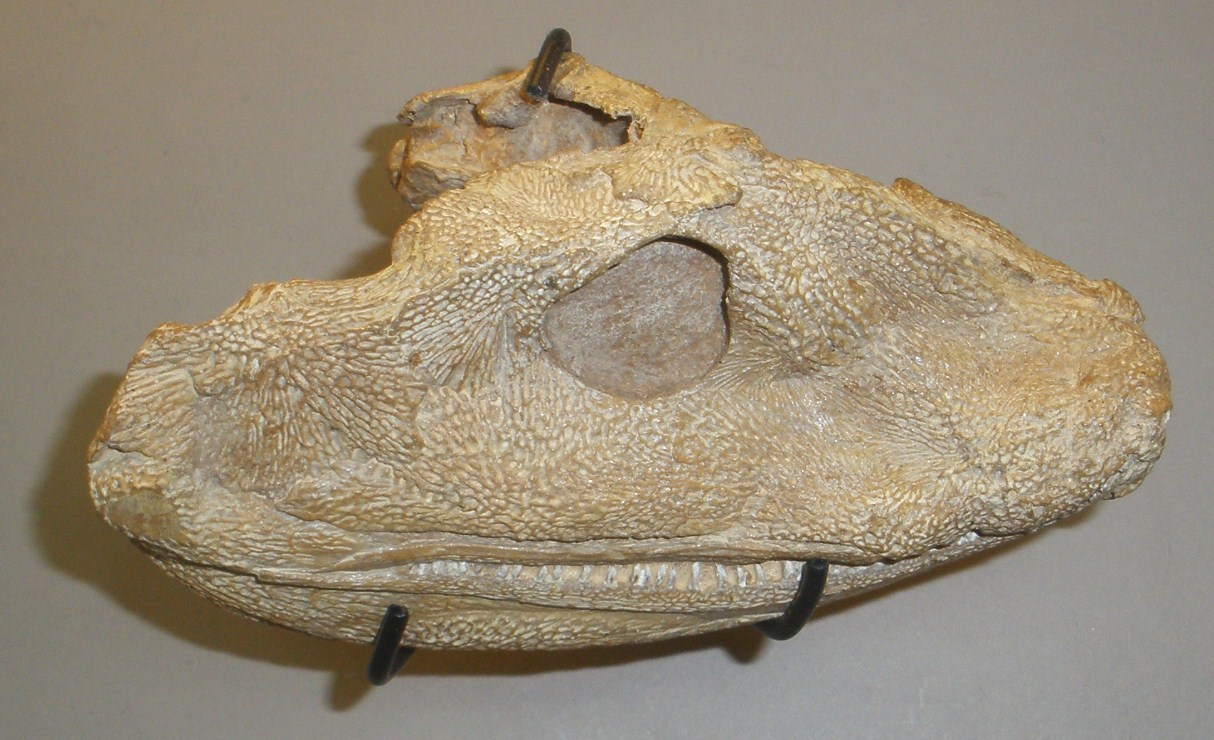
#> input picture datasets/acanthostega_gunnari_turing_wavelength_s0/acanthostega_gunnari_brussels_head_specimen.jpg, 1214 x 740 px
$ python 2026-delphi10000-acanthostega-gunnari-turing-wavelength-s0.py
#> lines starting #> are read from the running program, lines starting #| are printed output that depends on the picture; after the words box and inside, x2 and y2 are one past the last pixel; in counts of white or black regions, pixels touching at a corner belong together
#!/usr/bin/env python3
"""
Acanthostega gunnari — Turing wavenumber k_c at 105 µm, Famennian 365 Ma.

Loop 3102. Scale 105 µm = 0.0001049 m (log10 = -3.979), tier 5_primordium_100um.
Age 365 Ma. Lineage: Tetrapod Fin-to-Limb Fossil Transition.

Governing system (Schnakenberg 1979; Turing 1952 dispersion; Murray 1981 wavelength):

    du/dt = a - u + u^2 v + Du ∇²u
    dv/dt = b - u^2 v + Dv ∇²v

Steady state u0 = a + b, v0 = b / u0^2. Jacobian entries fu, fv, gu, gv.
Critical wavenumber (the fastest linear mode):

    k_c^2 = (Dv fu + Du gv) / (2 Du Dv)
    lambda_c = 2 pi / k_c

Slot parameters, not copied from a sibling chronospecies: a = 0.05, b = 1,
r = Dv/Du = 10, Du calibrated so lambda_c = 104.9 µm exactly. r = 10 is the
ocellus regime whose saturated FFT wavelength stays within a few percent of
k_c (r = 16 is farther above onset and shifts the nonlinear spacing). Periodic
boundary conditions on a 1.678 mm dermal patch (16 wavelengths). The patch
stands in for ornament primordium spacing on the skull roof, not for the
centimetre skull itself.

Chronoseries at this same Du (see README):
    Tiktaalik roseae, 375 Ma: fin-ray anisotropy alpha = 3.4. Cross-ray
    r_eff = r/alpha is below the Turing threshold (pattern off). Along-ray
    r_eff = r*alpha is supercritical at a shorter wavelength.
    Acanthostega gunnari, 365 Ma: isotropic ocelli, r = 10, lambda = 104.9 µm, 8 digits.
    Ichthyostega stensioei, 363 Ma: Dv scaled by 0.92, 7 digits, lambda lengthens slightly.

Does not claim a measured fossil melanosome spacing of 105 µm.

MARK:jacobian
MARK:critical_wavenumber
MARK:simulate
MARK:dispersion
MARK:sweep
MARK:ablation
MARK:specimen_cv
MARK:render
MARK:measure
MARK:selftest
"""

from __future__ import annotations

import argparse
import hashlib
import json
from pathlib import Path

import matplotlib

matplotlib.use("Agg")
import matplotlib.pyplot as plt
import numpy as np
from PIL import Image
from scipy import ndimage as ndi

ROOT = Path(__file__).resolve().parents[1]
DATASET = ROOT / "datasets" / "acanthostega_gunnari_turing_wavelength_s0"
SPECIMEN = DATASET / "acanthostega_gunnari_brussels_head_specimen.jpg"
METRICS_PATH = DATASET / "metrics.json"
PNG_PATH = ROOT / "docs" / "media" / "acanthostega_gunnari_turing_wavelength_s0_comparison.png"
GIF_PATH = ROOT / "docs" / "media" / "acanthostega_gunnari_turing_wavelength_s0_growth.gif"

# Campaign scale and horizon. 105 µm is stored as 104.9 µm = 1.049e-4 m.
LAMBDA_UM = 104.9
LAMBDA_M = 1.049e-4
AGE_MA = 365.0
SEED = 3102

# Schnakenberg kinetics unique to this slot.
A_PARAM = 0.05
B_PARAM = 1.0
R_ACAN = 10.0  # Dv/Du, isotropic ocellus regime near enough to onset that saturated λ ≈ k_c

# Chronoseries controls (reconstructed; see claim boundary in the reference JSON).
TIK_AGE_MA = 375.0
TIK_ALPHA = 3.4  # D_parallel / D_perp along lepidotrichia
TIK_DIGITS = 0
ICH_AGE_MA = 363.0
ICH_DV_FACTOR = 0.92
ICH_DIGITS = 7
ACAN_DIGITS = 8
DIGIT_CORRIDOR_UM = 4200.0  # reconstructed width of one digit ray
FIN_WEB_UM = 18000.0  # reconstructed Tiktaalik distal fin-web width

N_GRID = 128
PX_PER_WAVE = 8
GIF_SIZE = (640, 480)
N_GIF_FRAMES = 12


def kinetics(a: float = A_PARAM, b: float = B_PARAM) -> dict[str, float]:
    """MARK:jacobian. Schnakenberg steady state and Jacobian."""
    u0 = a + b
    v0 = b / (u0 * u0)
    fu = -1.0 + 2.0 * b / u0
    fv = u0 * u0
    gu = -2.0 * b / u0
    gv = -(u0 * u0)
    return {"a": a, "b": b, "u0": u0, "v0": v0, "fu": fu, "fv": fv, "gu": gu, "gv": gv}


def critical_k2(du: float, dv: float, fu: float, gv: float) -> float:
    """MARK:critical_wavenumber. k_c^2 = (Dv fu + Du gv) / (2 Du Dv). Negative means no real k_c."""
    return (dv * fu + du * gv) / (2.0 * du * dv)


def lambda_from_k2(k2: float) -> float:
    if k2 <= 0.0:
        return float("nan")
    return float(2.0 * np.pi / np.sqrt(k2))


def calibrate_du(r: float, fu: float, gv: float, lambda_um: float = LAMBDA_UM) -> float:
    """Du such that the isotropic ratio r yields exactly lambda_um. Dv = r Du."""
    kc2 = (2.0 * np.pi / lambda_um) ** 2
    numer = r * fu + gv
    if numer <= 0.0:
        raise ValueError(f"ratio r={r} is below the Turing threshold (numerator {numer})")
    return float(numer / (2.0 * r * kc2))


def lambda_of_r(r: float, du: float, fu: float, gv: float) -> float:
    if r <= 0.0:
        return float("nan")
    return lambda_from_k2(critical_k2(du, r * du, fu, gv))


def sigma_analytic(k: float, du: float, dv: float, jac: dict[str, float]) -> float:
    """Larger eigenvalue of the Fourier-mode Jacobian. Real Turing growth rate."""
    m11 = jac["fu"] - du * k * k
    m22 = jac["gv"] - dv * k * k
    tr = m11 + m22
    det = m11 * m22 - jac["fv"] * jac["gu"]
    disc = tr * tr - 4.0 * det
    root = np.sqrt(disc) if disc > 0.0 else 0.0
    return float(0.5 * (tr + root))


def _laplace(field: np.ndarray, dx: float) -> np.ndarray:
    return (
        np.roll(field, 1, 0) + np.roll(field, -1, 0) + np.roll(field, 1, 1) + np.roll(field, -1, 1) - 4.0 * field
    ) / (dx * dx)


def simulate_2d(
    du: float,
    dv: float,
    jac: dict[str, float],
    n: int = N_GRID,
    dx: float | None = None,
    steps: int | None = None,
    seed: int = SEED,
    n_snapshots: int = N_GIF_FRAMES,
) -> dict:
    """MARK:simulate. Explicit Euler Schnakenberg on a periodic patch."""
#> called with du = 110.7, dv = 1107.3, n = 128, dx = 13.11, seed = 3102, n_snapshots = 12
    if dx is None:
        dx = LAMBDA_UM / PX_PER_WAVE
    dt = 0.45 * (dx * dx) / (4.0 * max(du, dv))
    k2 = critical_k2(du, dv, jac["fu"], jac["gv"])
    sig = sigma_analytic(float(np.sqrt(max(k2, 0.0))), du, dv, jac) if k2 > 0 else -1.0
    if steps is None:
        # Several e-foldings of the linear mode, capped so a saturated pattern is reached.
        efold = 1.0 / max(sig, 0.05)
        steps = int(np.clip(6.0 * efold / dt, 800, 4500))
    rng = np.random.default_rng(seed)
    u = jac["u0"] + 0.02 * rng.standard_normal((n, n))
    v = jac["v0"] + 0.02 * rng.standard_normal((n, n))
    # A few primordium seeds so the ocellus field does not wait on pure noise.
    yy, xx = np.mgrid[0:n, 0:n]
    for cy, cx in ((n // 3, n // 3), (2 * n // 3, n // 2), (n // 2, 3 * n // 4)):
        blob = np.exp(-((yy - cy) ** 2 + (xx - cx) ** 2) / (2.0 * 2.2**2))
        u = u + 0.15 * blob
        v = v - 0.08 * blob
    snap_at = set(int(round(i * (steps - 1) / (n_snapshots - 1))) for i in range(n_snapshots))
    snaps: list[np.ndarray] = []
    a, b = jac["a"], jac["b"]
    for s in range(steps):
        uv2 = u * u * v
        u = u + dt * (a - u + uv2 + du * _laplace(u, dx))
        v = v + dt * (b - uv2 + dv * _laplace(v, dx))
        if not np.isfinite(u).all():
            raise RuntimeError(f"Schnakenberg blew up at step {s}")
        if s in snap_at:
            snaps.append(u.copy())
    return {"u": u, "v": v, "snaps": snaps, "dx": dx, "dt": dt, "steps": steps, "sigma_kc": sig}


def dominant_wavelength_um(field: np.ndarray, dx: float) -> float:
    """Radial-FFT peak of a 2D field, returned in the same length unit as dx."""
    f = field - float(np.mean(field))
    power = np.abs(np.fft.fft2(f)) ** 2
    h, w = f.shape
    fy = np.fft.fftfreq(h, d=dx)
    fx = np.fft.fftfreq(w, d=dx)
    fxg, fyg = np.meshgrid(fx, fy)
    rad = np.hypot(fxg, fyg).ravel()
    pw = power.ravel()
    # cycles per length-unit; skip DC
    hi = float(np.percentile(rad, 92))
    bins = np.linspace(0.0, max(hi, 1e-6), 64)
    idx = np.clip(np.digitize(rad, bins) - 1, 0, len(bins) - 2)
    prof = np.bincount(idx, weights=pw, minlength=len(bins) - 1).astype(float)
    prof[0:2] = 0.0  # drop the DC lobe
    peak = int(np.argmax(prof))
    freq = 0.5 * (bins[peak] + bins[min(peak + 1, len(bins) - 1)])
    if freq <= 1e-8:
        return float("nan")
    return float(1.0 / freq)


def dispersion_fit(
    du: float,
    dv: float,
    jac: dict[str, float],
    dx: float,
    modes: range | None = None,
) -> dict[str, float | list]:
    """MARK:dispersion. 1D linear growth versus the analytic eigenvalue. Pearson, RMSE."""
#> called with du = 110.7, dv = 1107.3, dx = 13.11
    n = 160
    dt = 0.35 * (dx * dx) / (2.0 * max(du, dv))
    if modes is None:
        # Band around k_c. Modes 6 and 8 on this mesh leave the linear regime
        # (residuals ~0.11); modes 10–20 stay on the analytic eigenvalue.
        modes = range(10, 22, 2)
    ks, ana, num = [], [], []
    x_idx = np.arange(n)
    for mode in modes:
        k = 2.0 * np.pi * mode / (n * dx)
        sig = sigma_analytic(k, du, dv, jac)
        m11 = jac["fu"] - du * k * k
        # eigenvector component ev/eu for the unstable (or least stable) eigenvalue
        ratio = (-(m11 - sig) / jac["fv"]) if abs(jac["fv"]) > 1e-8 else 0.0
        phase = np.cos(2.0 * np.pi * mode * x_idx / n)
        eps = 1.0e-3
        t_end = float(np.clip(0.18 / max(abs(sig), 0.04), 0.08, 1.2))
        steps = max(8, int(t_end / dt))
        t_end = steps * dt
        u = jac["u0"] + eps * phase
        v = jac["v0"] + eps * ratio * phase
        a, b = jac["a"], jac["b"]
        for _ in range(steps):
            lap_u = (np.roll(u, 1) + np.roll(u, -1) - 2.0 * u) / (dx * dx)
            lap_v = (np.roll(v, 1) + np.roll(v, -1) - 2.0 * v) / (dx * dx)
            uv2 = u * u * v
            u = u + dt * (a - u + uv2 + du * lap_u)
            v = v + dt * (b - uv2 + dv * lap_v)
        denom = float(np.dot(phase, phase))
        cu = float(np.dot(u - jac["u0"], phase) / denom)
        cv = float(np.dot(v - jac["v0"], phase) / denom)
        amp = (cu + cv * ratio) / (1.0 + ratio * ratio)
        if not np.isfinite(amp) or abs(amp) < 1e-16:
            continue
        sig_hat = float(np.log(abs(amp) / eps) / t_end)
        ks.append(k)
        ana.append(sig)
        num.append(sig_hat)
    ana_a = np.asarray(ana, dtype=float)
    num_a = np.asarray(num, dtype=float)
    if len(ana_a) < 4:
        pearson, rmse = float("nan"), float("nan")
    else:
        pearson = float(np.corrcoef(ana_a, num_a)[0, 1])
        rmse = float(np.sqrt(np.mean((ana_a - num_a) ** 2)))
    return {
        "k": ks,
        "sigma_analytic": ana,
        "sigma_numeric": num,
        "pearson_r": pearson,
        "rmse": rmse,
    }


def turing_threshold_r(du: float, jac: dict[str, float]) -> float:
    """Smallest r = Dv/Du at which σ(k_c) becomes positive, Du held fixed."""
    lo, hi = 1.3, 40.0
    for _ in range(48):
        mid = 0.5 * (lo + hi)
        k2 = critical_k2(du, mid * du, jac["fu"], jac["gv"])
        sig = sigma_analytic(float(np.sqrt(k2)), du, mid * du, jac) if k2 > 0 else -1.0
        if sig > 0.0:
            hi = mid
        else:
            lo = mid
    return float(hi)


def sweep_ratio(du: float, fu: float, gv: float, ratios: list[float], jac: dict[str, float] | None = None) -> dict:
    """MARK:sweep. lambda(r) at fixed Du. Above onset, d(lambda)/d(r) < 0."""
    lams = [lambda_of_r(r, du, fu, gv) for r in ratios]
    finite = [(r, lam) for r, lam in zip(ratios, lams) if np.isfinite(lam)]
    if jac is None:
        unstable = finite
    else:
        unstable = []
        for r, lam in finite:
            k2 = critical_k2(du, r * du, fu, gv)
            sig = sigma_analytic(float(np.sqrt(k2)), du, r * du, jac)
            if sig > 0.0:
                unstable.append((r, lam))
    diffs = np.diff([lam for _, lam in unstable])
    return {
        "ratios": [r for r, _ in finite],
        "lambda_um": [lam for _, lam in finite],
        "unstable_ratios": [r for r, _ in unstable],
        "unstable_lambda_um": [lam for _, lam in unstable],
        "monotonic_decreasing": bool(len(diffs) >= 2 and np.all(diffs < 0.0)),
    }


def ablation_equal_diffusion(du: float, jac: dict[str, float]) -> dict:
    """MARK:ablation. Dv = Du. Turing numerator is negative; max sigma on a k-grid is < 0."""
    dv = du  # r = 1
    k2 = critical_k2(du, dv, jac["fu"], jac["gv"])
    ks = np.linspace(0.0, 0.25, 80)
    sigs = [sigma_analytic(float(k), du, dv, jac) for k in ks]
    return {
        "k2": float(k2),
        "sigma_max": float(np.max(sigs)),
        "k": ks.tolist(),
        "sigma": sigs,
        "patterns": bool(k2 > 0.0 and np.max(sigs) > 0.0),
    }


def specimen_cv(path: Path) -> dict:
    """MARK:specimen_cv. Border-median mask, same family of features as verify_image_fitness."""
    with Image.open(path) as im:
#> im is the input picture: PIL image 1214x740 RGB; mean R, G, B 153.8, 141.7, 121.8
        rgb = np.asarray(im.convert("RGB").resize((160, 120), Image.Resampling.BILINEAR), dtype=np.float64) / 255.0
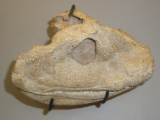
#> rgb: shape (120, 160, 3) float64; mean R, G, B 0.603, 0.556, 0.478
    gray = 0.299 * rgb[:, :, 0] + 0.587 * rgb[:, :, 1] + 0.114 * rgb[:, :, 2]
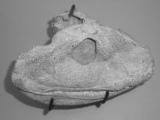
#> gray: shape (120, 160) float64; min 0.101, max 0.821, mean 0.561
    border = np.concatenate([gray[0, :], gray[-1, :], gray[:, 0], gray[:, -1]])
#> border = 560 values, max 0.631 at index 274, min 0.471 at index 424, mean 0.546
    contrast = np.abs(gray - float(np.median(border)))
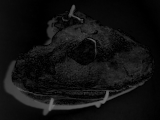
#> contrast: shape (120, 160) float64; min 1.96e-06, max 0.455, mean 0.0675
    th = float(np.percentile(contrast, 45.0))
#> th = 0.0383
    mask = contrast >= max(th, 0.06)
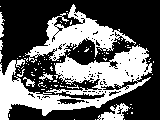
#> mask: shape (120, 160) bool; 38.1% white; 92 white regions (84 under 20 px), largest, box (x1, y1, x2, y2) and area: (0, 45, 152, 120) 4581, (25, 4, 136, 63) 2040, (97, 103, 131, 120) 259
    mask = ndi.binary_fill_holes(ndi.binary_closing(mask, structure=np.ones((3, 3))))
#> mask: shape (120, 160) bool; 55.7% white; 1 black region, box (x1, y1, x2, y2) and area: (0, 0, 160, 120) 8510
    eroded = ndi.binary_erosion(mask)
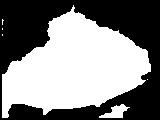
#> eroded: shape (120, 160) bool; 52.4% white; 1 black region, box (x1, y1, x2, y2) and area: (0, 0, 160, 120) 9148
    perim = float(np.sum(mask ^ eroded)) + 1e-6
#> perim = 638
    area = float(np.sum(mask))
#> area = 10690
    circ = float(np.clip(4.0 * np.pi * area / (perim ** 2), 0.0, 1.0))
#> circ = 0.33
    gx = ndi.sobel(gray, axis=1)
    gy = ndi.sobel(gray, axis=0)
    mag = np.hypot(gx, gy) + 1e-9
    ang = (np.arctan2(gy, gx) + np.pi) % np.pi
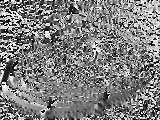
#> ang: shape (120, 160) float64; min 0, max 3.14, mean 1.57; drawn with min black and max white
    hist, _ = np.histogram(ang, bins=12, range=(0.0, np.pi), weights=mag)
#> hist = [169.8, 210.4, 208.4, 218, 375.9, 519.8, 429.5, 312.7, 231.2, 154.6, 137.1, 146.1]
    hist = hist / (np.sum(hist) + 1e-9)
#> hist = [0.0545, 0.0676, 0.0669, 0.07, 0.121, 0.167, 0.138, 0.1, 0.0743, 0.0497, 0.044, 0.0469]
    jxx = ndi.gaussian_filter(gx * gx, sigma=2.5)
    jyy = ndi.gaussian_filter(gy * gy, sigma=2.5)
    jxy = ndi.gaussian_filter(gx * gy, sigma=2.5)
    coh_map = np.sqrt((jxx - jyy) ** 2 + 4.0 * jxy * jxy) / (jxx + jyy + 1e-9)
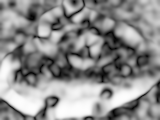
#> coh_map: shape (120, 160) float64; min 0.00615, max 0.998, mean 0.553
    coh = float(np.mean(coh_map[mask])) if area > 20 else float(np.mean(coh_map))
#> coh = 0.527
    return {
        "foreground_fraction": float(np.mean(mask)),
        "circularity": circ,
        "coherency": coh,
        "orientation_hist": hist.tolist(),
        "aspect_wh": float(im_size_ratio(path)),
    }


def im_size_ratio(path: Path) -> float:
    with Image.open(path) as im:
        w, h = im.size
#> (the rest of the program and of its run is left out)
